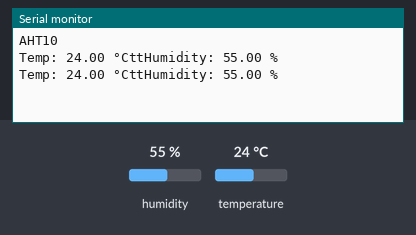
Bench run of a program on a simulated ESP32. Parts: the last lines printed to the serial monitor. The inputs (shaded band) are chosen by the test bench; at power-on: humidity 55 %, temperature 24 °C.

Above: at 1.8 s.
1.9 s: humidity set to 22 %
At 3.0 s:
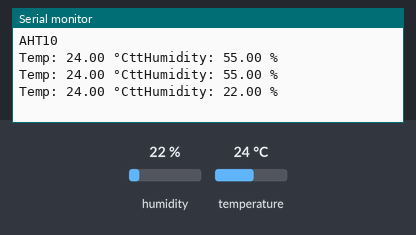
3.4 s: temperature set to 12 °C
At 4.7 s:
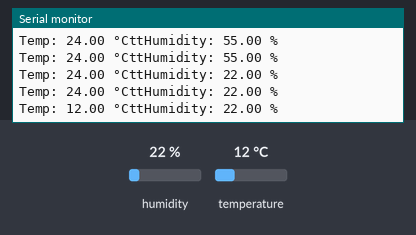
4.9 s: humidity set to 40 %
At 6.1 s:
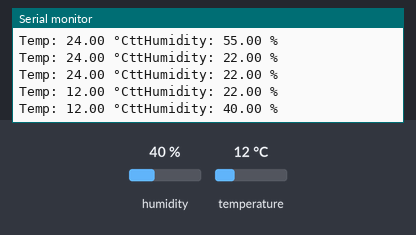
Timing chart, 0 to 7.9 s (numbered marks = the images above; inputs shaded):
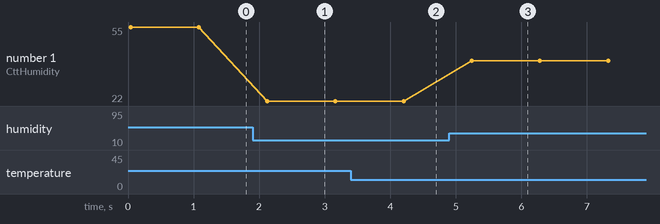

Measured:
- after the input at 1.9 s, the serial monitor: prints a new line after 0.22 s (image 1)
- after the input at 3.4 s, the serial monitor: prints a new line after 0.80 s (image 2)
- after the input at 4.9 s, the serial monitor: prints a new line after 0.34 s (image 3)
- plotted number 1: 55 → 22 after the input at 1.9 s, 22 → 40 after the input at 4.9 s

The program:

main.cpp
```cpp
//Se declaran las librerías
#include <Wire.h> // Librería para establecer comunicación I2C
#include <AHT10.h> // Librería para utilizar el sensor AHT10

AHT10 myAHT10(0x38);

void setup() {
Wire.begin(); // Función que inicializa la librería Wire
Serial.begin(9600); //Se inicia la comunicación serial
Serial.println("AHT10"); // Se imprime el nombre de sensor
if (!myAHT10.begin()) { // Si la comunicación con el sensor falla se imprime el un mensaje de error
Serial.println("Error no se el sensor!");
while (1);
}
}

void loop() {
float temp = myAHT10.readTemperature(); //Se lee la temperatura y se asigna "tem"
float hum = myAHT10.readHumidity(); //Se lee humedad y se asigna "hum"
Serial.print("Temp: "); Serial.print(temp); Serial.print(" °C"); //Se imprime el valor de tempertura
Serial.print("tt"); // Imprime dos pestañas para acomodar los valores de temperatura y humedad
Serial.print("Humidity: "); Serial.print(hum); Serial.println(" %"); //Se imprime el valor de humedad
delay(1000);
}
```
